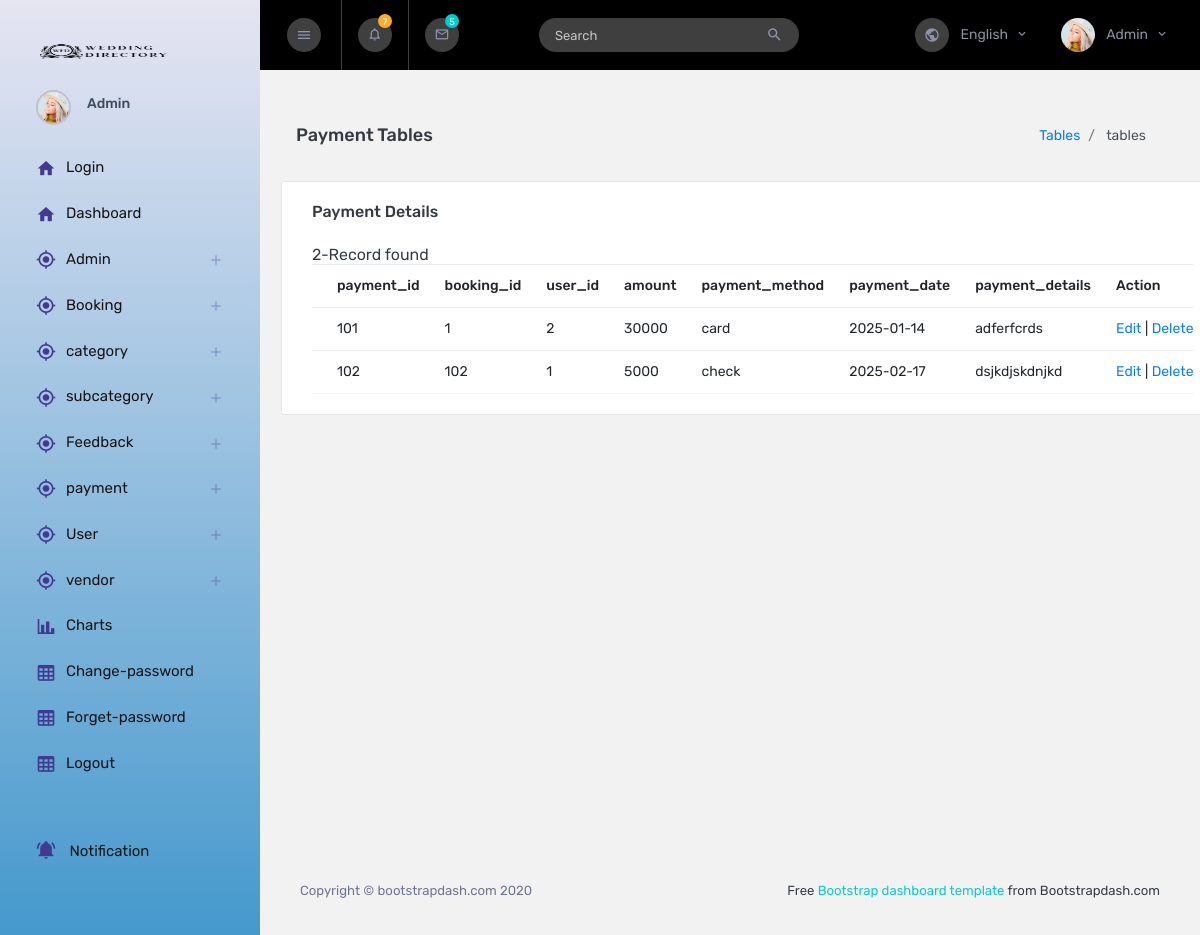
Screenshot of /admin/display-payment.php with the database file from the repository.
### tables this page shows
CREATE TABLE `tbl_payment` (
  `payment_id` int(10) NOT NULL,
  `booking_id` int(10) NOT NULL,
  `user_id` int(10) NOT NULL,
  `amount` int(30) NOT NULL,
  `payment_method` varchar(20) NOT NULL,
  `payment_date` date NOT NULL,
  `payment_details` varchar(30) NOT NULL
);

### admin/display-payment.php (the view, shortened to what this page needs)
<?php
  require './class/atclass.php';
?>
<!DOCTYPE html>
<html lang="en">
  <head>
    <link rel="stylesheet" href="assets/vendors/mdi/css/materialdesignicons.min.css" />
    <link rel="stylesheet" href="assets/vendors/flag-icon-css/css/flag-icon.min.css" />
    <link rel="stylesheet" href="assets/vendors/css/vendor.bundle.base.css" />
    <link rel="stylesheet" href="assets/css/style.css" />
  </head>
  <body>
    <div class="container-scroller">
       <?php
         include './themes/sidebar.php';
         ?>
      <div class="container-fluid page-body-wrapper">
         <?php
         include './themes/navbar.php';
         ?>
        <div class="main-panel">
          <div class="content-wrapper">
            <div class="page-header">
              <h3 class="page-title">Payment Tables</h3>
              <nav aria-label="breadcrumb">
                <ol class="breadcrumb">
                  <li class="breadcrumb-item"><a href="#">Tables</a></li>
                  <li class="breadcrumb-item active" aria-current="page">  tables </li>
                </ol>
              </nav>
            </div>
            <div class="row">
              <div class="col-lg-16 grid-margin stretch-card">
                <div class="card">
                  <div class="card-body">
                    <h4 class="card-title">Payment details</h4>
                    <div class="table-responsive">
                      <table class="table">
                        <thead>
                          <tr>
                            <th>payment_id</th>
                            <th>booking_id</th>
                            <th>user_id</th>
                            <th>amount</th>
                            <th>payment_method</th>
                            <th>payment_date</th>
                            <th>payment_details</th>
                            <th>Action</th>
                          </tr>
                        </thead>
                        <tbody>
                        <?php
                          $selectq=mysqli_query($connection, "select * from tbl_payment")or die(mysqli_error($connection));
                          while($vendorrow=mysqli_fetch_array($selectq))
                          {
                            echo "<tr>";
                            echo "<td>{$vendorrow['payment_id']}</td>";
                            echo "<td>{$vendorrow['booking_id']}</td>";
                            echo "<td>{$vendorrow['user_id']}</td>";
                            echo "<td>{$vendorrow['amount']}</td>";
                            echo "<td>{$vendorrow['payment_method']}</td>";
                            echo "<td>{$vendorrow['payment_date']}</td>";
                            echo "<td>{$vendorrow['payment_details']}</td>";
                            echo "<td> <a href='edit-payment.php?eid={$vendorrow['payment_id']}'>Edit</a> | <a href='display-payment.php?did={$vendorrow['payment_id']}'>Delete</a>  </td>";
                            echo "</tr>";
                          }
                        ?>
                        </tbody>
                      </table>
                    </div>
                  </div>
                </div>
              </div>
            </div>
          </div>
            <?php
              include './themes/footer.php';
              ?>
        </div>
      </div>
    </div>
  </body>
</html>

### rows the page displays
tbl_payment: payment_id "101", booking "1", user "2", amount "30000", payment_method "card", payment_date "2025-01-14", payment_details "adferfcrds"
tbl_payment: payment_id "102", booking "102", user "1", amount "5000", payment_method "check", payment_date "2025-02-17", payment_details "dsjkdjskdnjkd"
